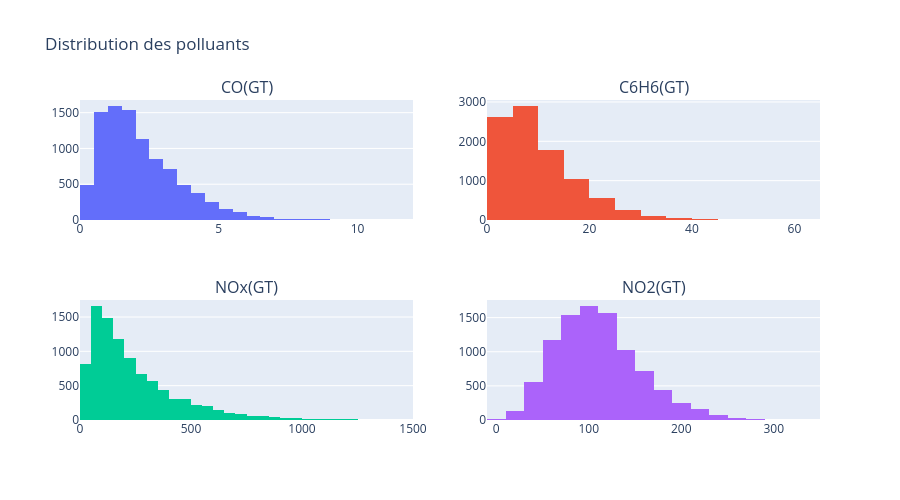

Notebook cell for this chart:
### Markdown cell above
### 5.2 Distribution des polluants

### Code cell
polluants = ['CO(GT)', 'C6H6(GT)', 'NOx(GT)', 'NO2(GT)']

fig = make_subplots(rows=2, cols=2, subplot_titles=polluants)
for i, col in enumerate(polluants):
    fig.add_trace(go.Histogram(x=df[col].dropna(), nbinsx=30, name=col),
                 row=i//2+1, col=i%2+1)
fig.update_layout(title='Distribution des polluants', showlegend=False, height=500)
fig.show()

### Figure 1 — Plotly figure (JSON) as saved in the notebook; plotly's stock layout.template omitted (floating-point values rounded to 4 significant figures; data arrays with more than 128 entries replaced by an {"elided": "..."} marker saying what was removed)
{"data": [{"name": "CO(GT)", "nbinsx": 30, "type": "histogram", "x": {"elided": "9357 float values"}, "xaxis": "x", "yaxis": "y"}, {"name": "C6H6(GT)", "nbinsx": 30, "type": "histogram", "x": {"elided": "9357 float values"}, "xaxis": "x2", "yaxis": "y2"}, {"name": "NOx(GT)", "nbinsx": 30, "type": "histogram", "x": {"elided": "9357 float values"}, "xaxis": "x3", "yaxis": "y3"}, {"name": "NO2(GT)", "nbinsx": 30, "type": "histogram", "x": {"elided": "9357 float values"}, "xaxis": "x4", "yaxis": "y4"}], "layout": {"annotations": [{"font": {"size": 16}, "showarrow": false, "text": "CO(GT)", "x": 0.225, "xanchor": "center", "xref": "paper", "y": 1, "yanchor": "bottom", "yref": "paper"}, {"font": {"size": 16}, "showarrow": false, "text": "C6H6(GT)", "x": 0.775, "xanchor": "center", "xref": "paper", "y": 1, "yanchor": "bottom", "yref": "paper"}, {"font": {"size": 16}, "showarrow": false, "text": "NOx(GT)", "x": 0.225, "xanchor": "center", "xref": "paper", "y": 0.375, "yanchor": "bottom", "yref": "paper"}, {"font": {"size": 16}, "showarrow": false, "text": "NO2(GT)", "x": 0.775, "xanchor": "center", "xref": "paper", "y": 0.375, "yanchor": "bottom", "yref": "paper"}], "height": 500, "showlegend": false, "title": {"text": "Distribution des polluants"}, "xaxis": {"anchor": "y", "domain": [0, 0.45]}, "xaxis2": {"anchor": "y2", "domain": [0.55, 1]}, "xaxis3": {"anchor": "y3", "domain": [0, 0.45]}, "xaxis4": {"anchor": "y4", "domain": [0.55, 1]}, "yaxis": {"anchor": "x", "domain": [0.625, 1]}, "yaxis2": {"anchor": "x2", "domain": [0.625, 1]}, "yaxis3": {"anchor": "x3", "domain": [0, 0.375]}, "yaxis4": {"anchor": "x4", "domain": [0, 0.375]}}}
